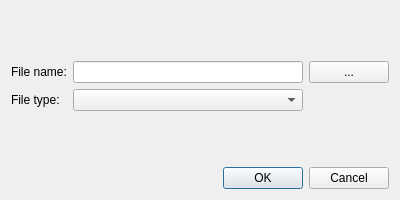
<?xml version="1.0" encoding="UTF-8"?>
<ui version="4.0">
 <class>ImportStructureFromFileDialog</class>
 <widget class="QDialog" name="ImportStructureFromFileDialog">
  <property name="geometry">
   <rect>
    <x>0</x>
    <y>0</y>
    <width>400</width>
    <height>200</height>
   </rect>
  </property>
  <property name="windowTitle">
   <string>Import structure from file</string>
  </property>
  <property name="windowIcon">
   <iconset resource="../Resources/icons.qrc">
    <normaloff>:/icons/16x16/actionStructureImportFile.png</normaloff>:/icons/16x16/actionStructureImportFile.png</iconset>
  </property>
  <layout class="QGridLayout" name="gridLayout">
   <item row="1" column="0">
    <widget class="QLabel" name="labelFileName">
     <property name="text">
      <string>File name:</string>
     </property>
    </widget>
   </item>
   <item row="1" column="1">
    <widget class="QLineEdit" name="lineEditFileName"/>
   </item>
   <item row="4" column="0" colspan="3">
    <widget class="QDialogButtonBox" name="buttonBoxOkCancel">
     <property name="orientation">
      <enum>Qt::Horizontal</enum>
     </property>
     <property name="standardButtons">
      <set>QDialogButtonBox::Cancel|QDialogButtonBox::Ok</set>
     </property>
    </widget>
   </item>
   <item row="1" column="2">
    <widget class="QPushButton" name="pushButtonChoose">
     <property name="text">
      <string>...</string>
     </property>
    </widget>
   </item>
   <item row="2" column="0">
    <widget class="QLabel" name="labelFileType">
     <property name="text">
      <string>File type:</string>
     </property>
    </widget>
   </item>
   <item row="2" column="1">
    <widget class="QComboBox" name="comboBoxFileType"/>
   </item>
   <item row="0" column="0" colspan="3">
    <spacer name="verticalSpacerUp">
     <property name="orientation">
      <enum>Qt::Vertical</enum>
     </property>
     <property name="sizeHint" stdset="0">
      <size>
       <width>20</width>
       <height>40</height>
      </size>
     </property>
    </spacer>
   </item>
   <item row="3" column="0" colspan="3">
    <spacer name="verticalSpacerMiddle">
     <property name="orientation">
      <enum>Qt::Vertical</enum>
     </property>
     <property name="sizeHint" stdset="0">
      <size>
       <width>20</width>
       <height>40</height>
      </size>
     </property>
    </spacer>
   </item>
  </layout>
 </widget>
 <resources>
  <include location="../Resources/icons.qrc"/>
 </resources>
 <connections>
  <connection>
   <sender>buttonBoxOkCancel</sender>
   <signal>accepted()</signal>
   <receiver>ImportStructureFromFileDialog</receiver>
   <slot>accept()</slot>
   <hints>
    <hint type="sourcelabel">
     <x>248</x>
     <y>254</y>
    </hint>
    <hint type="destinationlabel">
     <x>157</x>
     <y>274</y>
    </hint>
   </hints>
  </connection>
  <connection>
   <sender>buttonBoxOkCancel</sender>
   <signal>rejected()</signal>
   <receiver>ImportStructureFromFileDialog</receiver>
   <slot>reject()</slot>
   <hints>
    <hint type="sourcelabel">
     <x>316</x>
     <y>260</y>
    </hint>
    <hint type="destinationlabel">
     <x>286</x>
     <y>274</y>
    </hint>
   </hints>
  </connection>
 </connections>
</ui>
